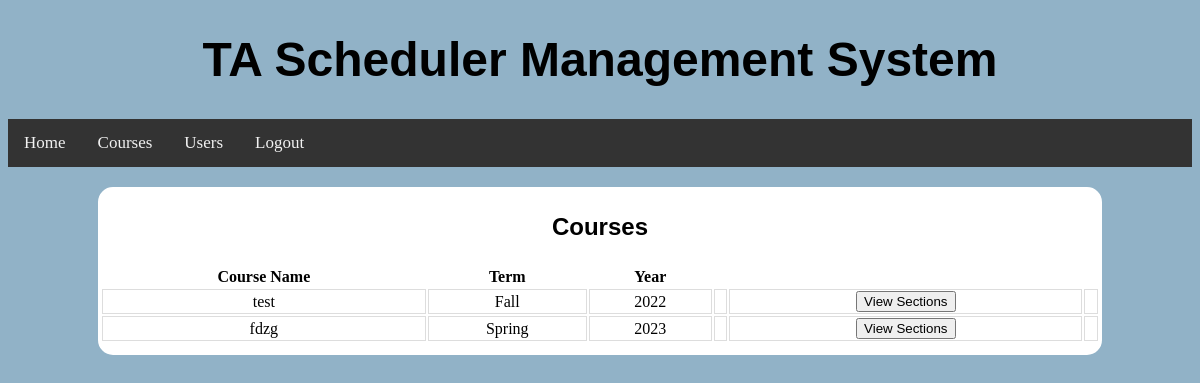
/courses/ (signed in), run on the app's committed database.
### BackendWork/models.py (models this page shows, shortened)
class ClassList(models.Model):
    TERM_CHOICES = (('Summer', 'SUMMER'), ('Fall', 'FALL'), ('Winter', 'WINTER'), ('Spring', 'SPRING'))
    name = models.CharField(max_length=20, unique=True)
    term = models.CharField(max_length=30, choices=TERM_CHOICES, default='Fall')
    year = models.IntegerField(default=2022)

### BackendWork/views.py (the view, shortened to what this page needs)
# urls.py: path("courses/", Courses.as_view()),
class Courses(View):
    def get(self, request):
        try:
            request.session["user"]
        except:
            return redirect("/")
        return render(request, "courses.html",
                      {'sessionUser': MyUser.objects.get(username=request.session["user"]),
                       'courses': ClassList.objects.all()})

### templates/courses.html (shortened to what this page needs)
{% load static %}
<!DOCTYPE html>
<html lang="en">
<head>
    <link rel="stylesheet" type="text/css" href="{% static 'css/courses.css' %}"/>
</head>
<div class="navContainer">
    <header class="header">
        <h1><a>TA Scheduler Management System</a></h1>
    </header>
    <div class="navigation">
        <li><a href="/home/">Home</a></li>
        <li><a href="/courses/">Courses</a></li>
        <li><a href="/users/">Users</a></li>
        <li><a href="/">Logout</a></li>
    </div>
</div>
<body>
<div class="container">
    <p class=header>Courses</p>
    <div class="containerbox">
        <table>
            <tr>
                <th>Course Name</th>
                <th>Term</th>
                <th>Year</th>
            </tr>
            <tr>
                {% for i in courses %}
                    <td>{{ i.name }}</td>
                    <td>{{ i.term }}</td>
                    <td>{{ i.year }}</td>
                    <td>
                    </td>
                    <td>
                        <form action="" method="post">
                            <button name="thisCourseSections" value="{{ i.name }}">View Sections</button>
                        </form>
                    </td>
                    <td>
                    </td>
                    </tr>
                {% endfor %}
        </table>
    </div>
</div>
</body>
</html>

### TAScheduler/static/css/courses.css (style rules this page uses)
html { background: rgb(145, 178, 199); }
.navigation { list-style-type: none; background-color: #333; position: sticky; width: 100%; overflow: auto; }
.navigation li a { float: left; color: #f2f2f2; text-align: center; padding: 14px 16px; text-decoration: none; font-size: 17px; background-color: #333; }
.header { font-family: 'Ubuntu', sans-serif; font-weight: bold; font-size: 24px; text-align: center; }
.container { margin-right: auto; margin-left: auto; margin-top: 20px; width: 1000px; height: auto; flex-direction: row; justify-content: center; align-items: center; border: 2px solid White; border-radius: 15px; background: white; text-align: center; }
.containerbox { display: grid; gap: 50px; margin-bottom: 10px; }
.th, td { border-bottom: 1px solid #ddd; border-left: 1px solid #ddd; border-top: 1px solid #ddd; border-right: 1px solid #ddd; }

### data on the page
ClassList: name "test", term "Fall", year "2022"
ClassList: name "fdzg", term "Spring", year "2023"
